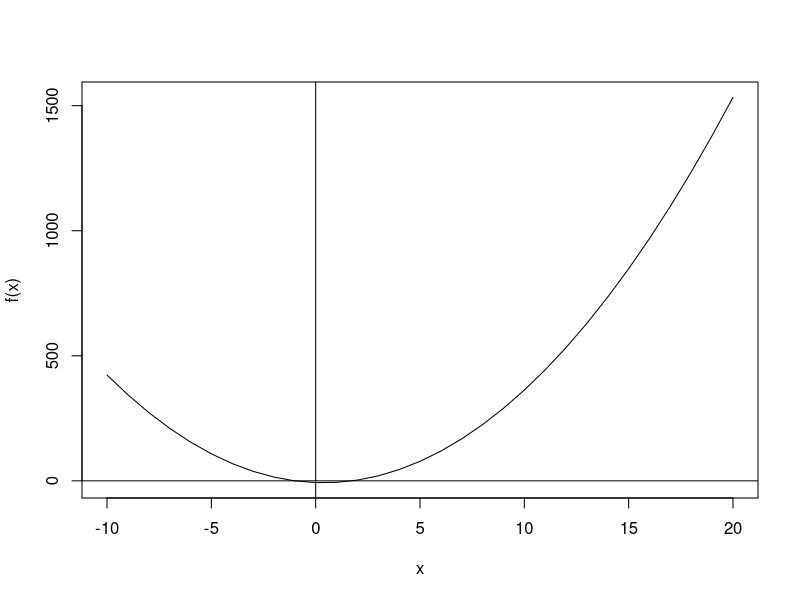
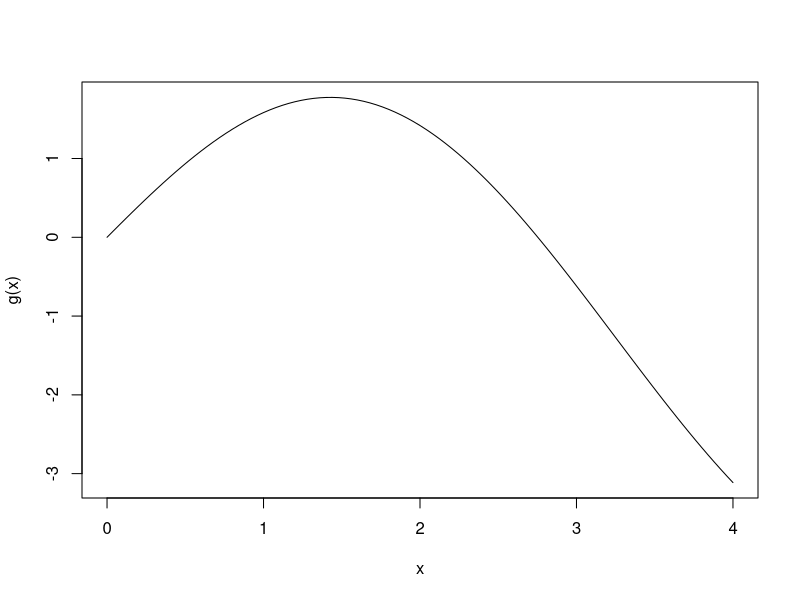

These figures' R source, in order:
#Golden Section untuk nilai minimum
goldenMin <- function (f, a, b,tol = 0.0000001) {
  ratio <- 2 / ( sqrt (5) +1)
  x1 <- b - ratio * (b - a)
  x2 <- a + ratio * (b - a)
  f1 <- f(x1)
  f2 <- f(x2)
  
  while (abs (b - a) > tol ) {
    if (f2 > f1) {
      b <- x2
      x2 <- x1
      f2 <- f1
      x1 <- b - ratio * (b - a)
      
      f1 <- f(x1)
    } else {
      a <- x1
      x1 <- x2
      f1 <- f2
      x2 <- a + ratio * (b - a)
      f2 <- f(x2)
    }
  }
  return ((a + b) / 2)
}

#contoh 
a = 4
b = 3
c = 7
f = function(x) {
  a*x^2 - b*x - c
}

# domain over which we want to plot f(x) eg: -10 ≤ x ≤ 20:
x = -10:20
# plot f(x)
plot(x, f(x), type = 'l') # type = 'l' plots a line instead of points
# plot the x and y axes
abline(h = 0)
abline(v = 0)

resultMin <- goldenMin (f ,0 ,4)
resultMin


#Golden Section untuk nilai maksimum
goldenMax <- function (f, a, b,tol = 0.0000001) {
  ratio <- 2 / ( sqrt (5) +1)
  x1 <- b - ratio * (b - a)
  x2 <- a + ratio * (b - a)
  f1 <- f(x1)
  f2 <- f(x2)
  
  while (abs (b - a) > tol ) {
    if (f2 < f1) {
      b <- x2
      x2 <- x1
      f2 <- f1
      x1 <- b - ratio * (b - a)
      
      f1 <- f(x1)
    } else {
      a <- x1
      x1 <- x2
      f1 <- f2
      x2 <- a + ratio * (b - a)
      f2 <- f(x2)
    }
  }
  return ((a + b) / 2)
}

#contoh
g <- function (x) { 2 * sin(x) - (x^2/10)}
curve(g, from = 0, to=4)

goldenMax (g ,0 ,4)
resultMax <- goldenMax (g ,0 ,4)
resultMax
